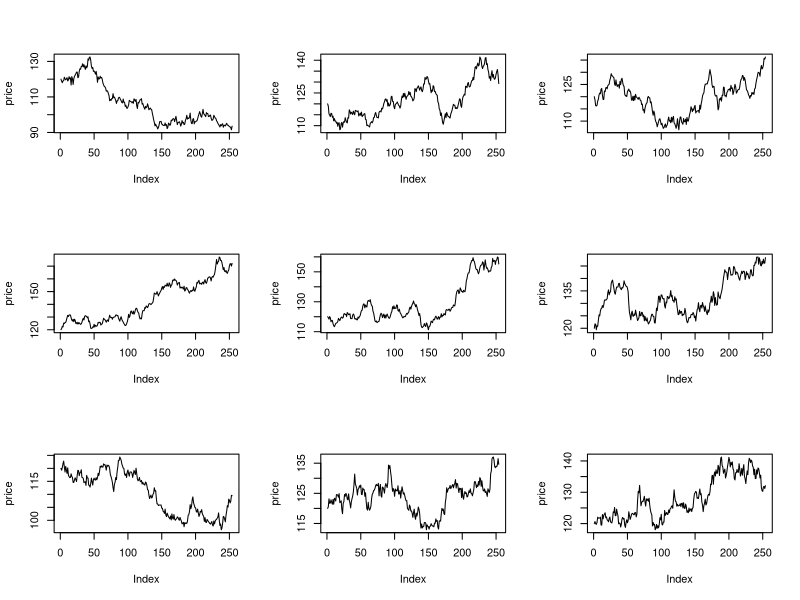

Write R code to recreate this figure.
## ---- chunk 1
set.seed(2012)
n = 253
par(mfrow = c(3,3))
for (i in (1:9)){
  logr = rnorm(n, 0.05/253, 0.2/sqrt(253))
  price = c(120, 120 * exp(cumsum(logr)))
  plot(price, type = "l")
}
